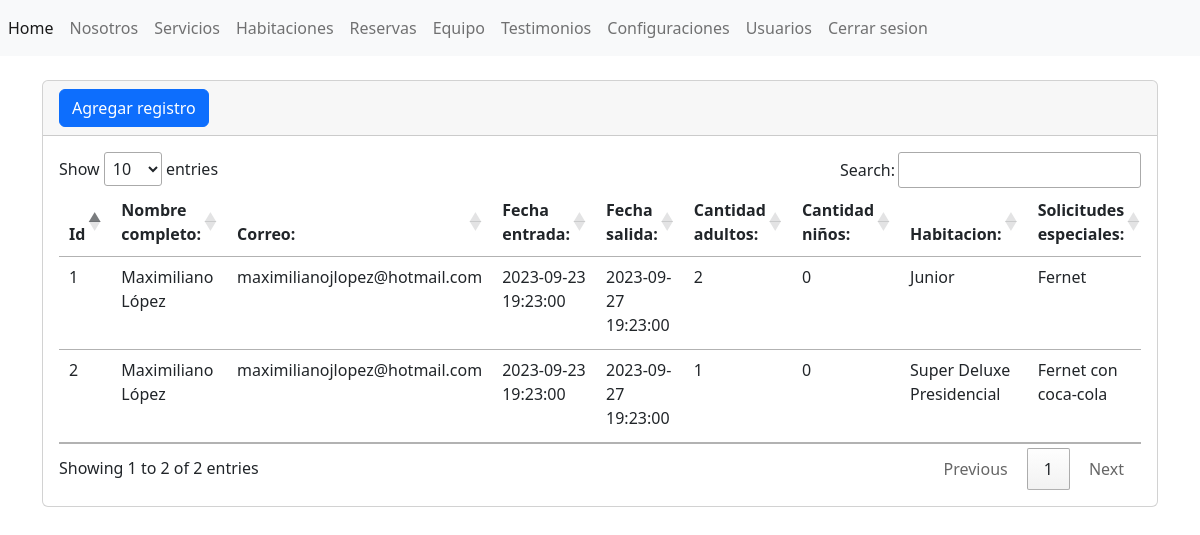
The app's page /admin/secciones/reservas/index.php (signed in) with its own data.
### tables this page shows
CREATE TABLE IF NOT EXISTS tbl_reservas (
  id INT AUTO_INCREMENT PRIMARY KEY,
  nombrecompleto VARCHAR(255) NOT NULL,
  correo VARCHAR(255) NOT NULL,
  fecha_entrada DATETIME NOT NULL,
  fecha_salida DATETIME NOT NULL,
  adultos INT NOT NULL,
  menores INT NOT NULL,
  habitacion VARCHAR(255) NOT NULL,
  solicitud_especial VARCHAR(255) NOT NULL
);

### admin/secciones/reservas/index.php (the view, shortened to what this page needs)
<?php
include("../../bd.php");
    $sentencia= $conexion->prepare("SELECT * FROM `tbl_reservas`");
    $sentencia->execute();
    $lista_reservas=$sentencia->fetchAll(PDO::FETCH_ASSOC);
include("../../templates/header.php");?>
<div class="card">
    <div class="card-header">
        <a name="" id="" class="btn btn-primary" href="crear.php" role="button">Agregar registro</a>
    </div>
    <div class="card-body">
    <div class="table-responsive">
        <table class="table table">
            <thead>
                <tr>
                    <th scope="col">Id</th>
                    <th scope="col">Nombre completo:</th>
                    <th scope="col">Correo:</th>
                    <th scope="col">Fecha entrada:</th>
                    <th scope="col">Fecha salida:</th>
                    <th scope="col">Cantidad adultos:</th>
                    <th scope="col">Cantidad niños:</th>
                    <th scope="col">Habitacion:</th>
                    <th scope="col">Solicitudes especiales:</th>
                </tr>
            </thead>
            <tbody>
                <?php foreach($lista_reservas as $registros){?>
                <tr class="">
                    <td><?php echo $registros['id'];?></td>
                    <td><?php echo $registros['nombrecompleto'];?></td>
                    <td><?php echo $registros['correo'];?></td>
                    <td><?php echo $registros['fecha_entrada'];?></td>
                    <td><?php echo $registros['fecha_salida'];?></td>
                    <td><?php echo $registros['adultos'];?></td>
                    <td><?php echo $registros['menores'];?></td>
                    <td><?php echo $registros['habitacion'];?></td>
                    <td><?php echo $registros['solicitud_especial'];?></td>
                </tr>
                <?php }?>
            </tbody>
        </table>
    </div>
    </div>
</div>
<?php include("../../templates/footer.php"); ?>

### records on screen
tbl_reservas: id "1", nombrecompleto "Maximiliano López", correo "maximilianojlopez@hotmail.com", fecha_entrada "2023-09-23 19:23:00", fecha_salida "2023-09-27 19:23:00", adultos "2", menores "0", habitacion "Junior", solicitud_especial "Fernet"
tbl_reservas: id "2", nombrecompleto "Maximiliano López", correo "maximilianojlopez@hotmail.com", fecha_entrada "2023-09-23 19:23:00", fecha_salida "2023-09-27 19:23:00", adultos "1", menores "0", habitacion "Super Deluxe Presidencial", solicitud_especial "Fernet con coca-cola"
